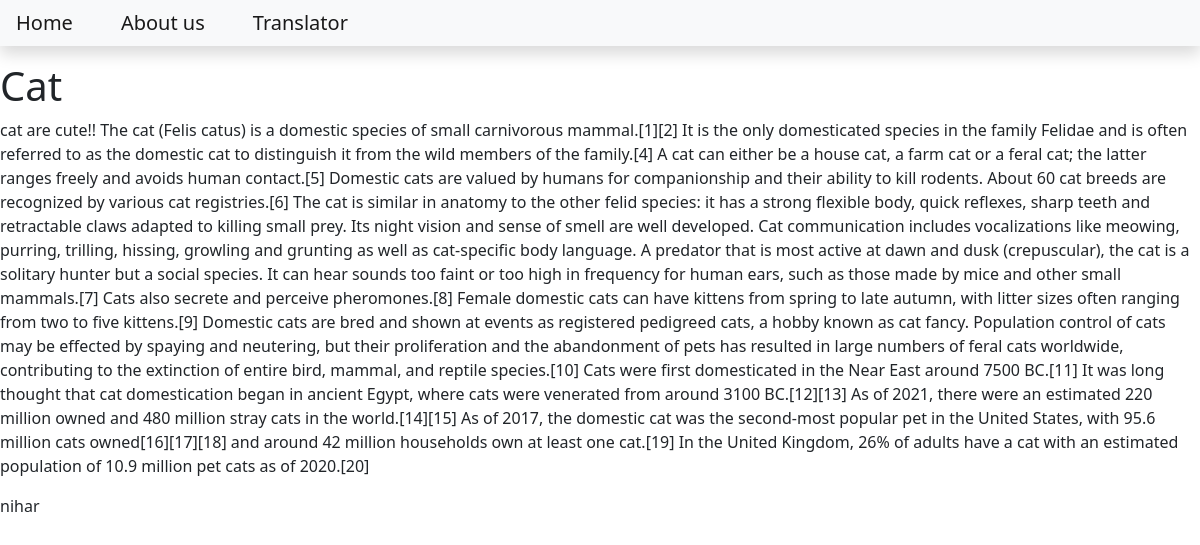
The app's page /Cat with its own data.
### blog/models.py (models this page shows)
class post(models.Model):
    title=models.CharField(max_length=300)
    content=models.TextField()
    date_created=models.DateTimeField(auto_now_add=True)
    slug=models.SlugField(max_length=200, unique=True)
    author=models.ForeignKey(to=User, on_delete=models.CASCADE)
    status=models.IntegerField(choices=STATUS, default=0)

### blog/views.py (the view)
# urls.py: path('<slug:slug>',views.Blogview.as_view(), name='blog_view'),
class Blogview(generic.DetailView):
    model=post
    template_name='blog.html'

### templates/blog.html
{% extends 'base.html' %}
{% block content %}
    <h1>{{object.title}} </h1>
    <p> {{object.content}} </p>
    <p> {{object.author}} </p>
{% endblock content %}

### records on screen
post: title "Cat", content "cat are cute!! The cat (Felis catus) is a domestic species of small carnivorous mammal.[1][2] It is the only domesticated species in the family Felidae and is often referred to as the domestic cat to distinguish it from the wild members of the family.[4] A cat can either be a house cat, a farm cat or a feral cat; the latter ranges freely and avoids human contact.[5] Domestic cats are valued by humans for companionship and their ability to kill rodents. About 60 cat breeds are recognized by various cat registries.[6] The cat is similar in anatomy to the other felid species: it has a strong flexible body, quick reflexes, sharp teeth and retractable claws adapted to killing small prey. Its…", author "nihar"
